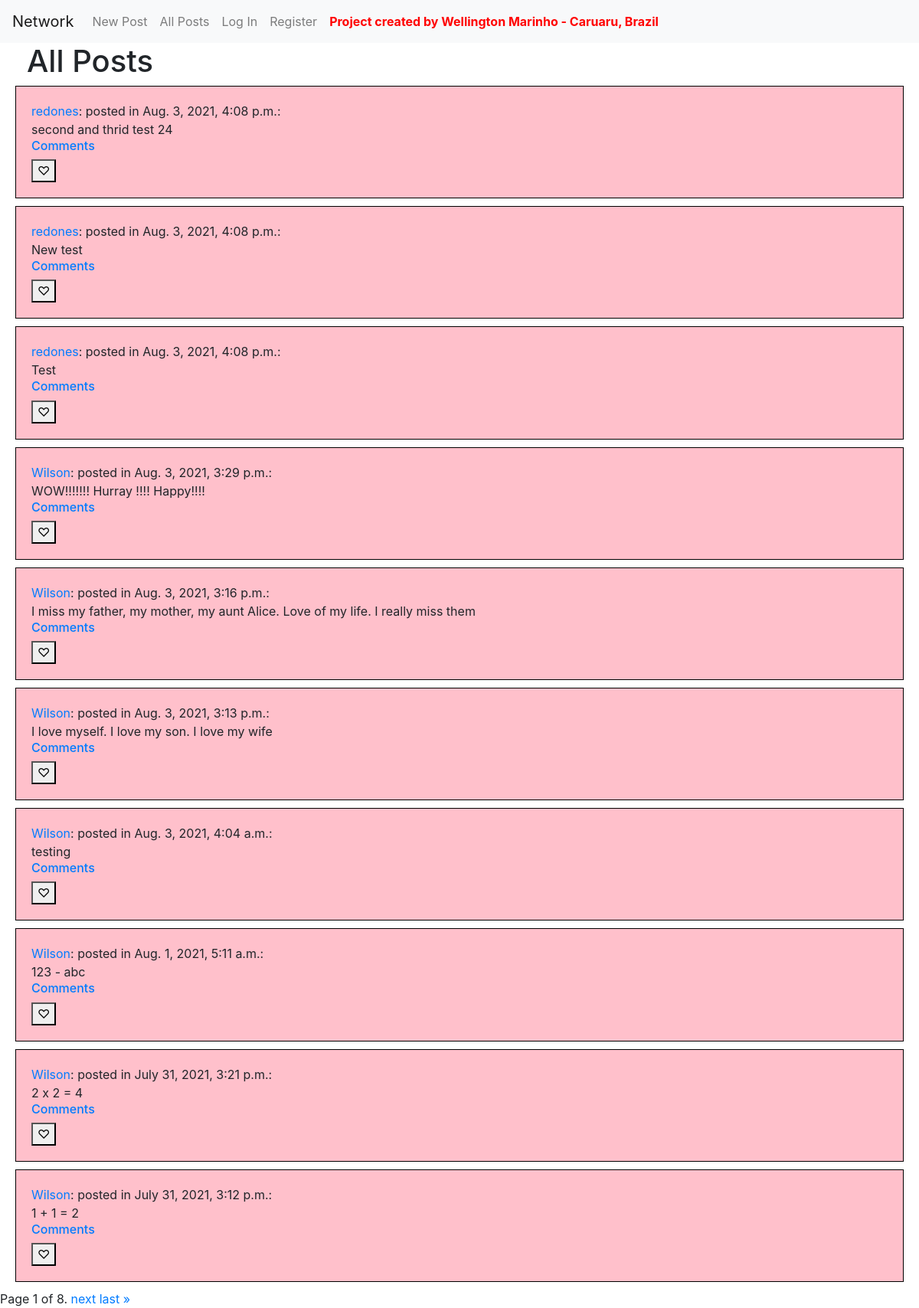
Page /all_posts on the committed database.
### network/models.py (models this page shows, shortened)
class Post(models.Model):
    content = models.CharField(max_length=264)
    time_of_creation = models.DateTimeField(default=timezone.now)
    creator = models.ForeignKey(User, on_delete=models.CASCADE, related_name="posts")
    now = datetime.now()

class User(AbstractUser):
    pass

### network/views.py (the view)
# urls.py: path("all_posts", views.all_posts, name="all_posts"),
def all_posts(request):
    post_list = Post.objects.all()
    post_list = post_list.order_by("-time_of_creation").all()
    paginator = Paginator(post_list, 10) # Show 10 contacts per page.
    page_number = request.GET.get('page', 1)
    page_obj = paginator.get_page(page_number)
    return render(request, 'network/all_posts.html', {'page_obj': page_obj})

### network/templates/network/all_posts.html (shortened to what this page needs)
{% extends "network/layout.html" %}
{% block body %}
        <h1 style="margin-left: 35px;">All Posts</h1>
        {% for post in page_obj %}
            <div class="well">
                <a href="{% url 'profile' post.creator.id %}">{{ post.creator }}</a>: posted in {{ post.time_of_creation }}: <br> <span id="mycontent{{ post.id }}">{{ post.content }} </span><br>
              <h6><a href="{% url 'comment' post.id %}">Comments</a></h6>
              <button id="paulinho" onclick="plus_like({{ post.id }})">&#9825</button>
            </div>
        {% endfor %}
        <div class="pagination">
            <span class="step-links">
                <span class="current">
                    Page {{ page_obj.number }} of {{ page_obj.paginator.num_pages }}.
                </span>
                {% if page_obj.has_next %}
                    <a href="?page={{ page_obj.next_page_number }}">next</a>
                    <a href="?page={{ page_obj.paginator.num_pages }}">last &raquo;</a>
                {% endif %}
            </span>
        </div>
{% endblock %}

### network/templates/network/layout.html (style rules this page uses)
.well { background-color: pink; border: 1px solid black; padding: 20px; margin-bottom: 10px; margin-left: 20px; margin-right: 20px; }

### rows in the picture
Post: creator "redones", time_of_creation "Aug. 3, 2021, 4:08 p.m.", content "second and thrid test 24"
Post: creator "redones", time_of_creation "Aug. 3, 2021, 4:08 p.m.", content "New test"
Post: creator "redones", time_of_creation "Aug. 3, 2021, 4:08 p.m.", content "Test"
Post: creator "Wilson", time_of_creation "Aug. 3, 2021, 3:29 p.m.", content "WOW!!!!!!! Hurray !!!! Happy!!!!"
Post: creator "Wilson", time_of_creation "Aug. 3, 2021, 3:16 p.m.", content "I miss my father, my mother, my aunt Alice. Love of my life. I really miss them"
Post: creator "Wilson", time_of_creation "Aug. 3, 2021, 3:13 p.m.", content "I love myself. I love my son. I love my wife"
Post: creator "Wilson", time_of_creation "Aug. 3, 2021, 4:04 a.m.", content "testing"
Post: creator "Wilson", time_of_creation "Aug. 1, 2021, 5:11 a.m.", content "123 - abc"
Post: creator "Wilson", time_of_creation "July 31, 2021, 3:21 p.m.", content "2 x 2 = 4"
Post: creator "Wilson", time_of_creation "July 31, 2021, 3:12 p.m.", content "1 + 1 = 2"

### other values in the picture
{{ page_obj.number }} "1"
{{ page_obj.paginator.num_pages }} "8"
